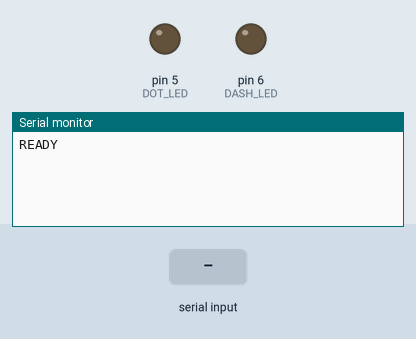
A sketch run on a simulated Arduino Uno, built with avr-gcc and run on an emulated ATmega328P. Parts: output pins drawn as LEDs (lit = HIGH), the last lines printed to the serial monitor. The test bench sets the inputs (shaded band).

Above: at 1.2 s.
1.3 s: "PING\n" received over Serial
At 2.4 s:
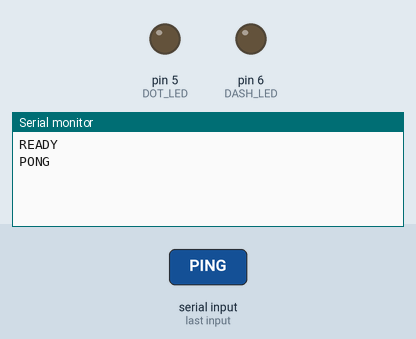
2.8 s: "BYE\n" received over Serial
At 3.6 s:
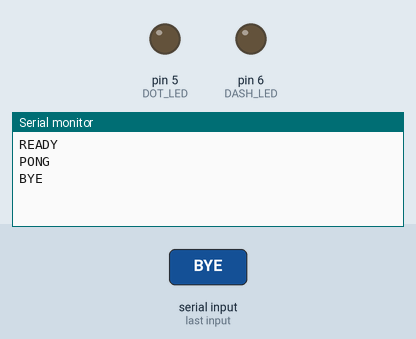
4.3 s: "PLAY:\n" received over Serial
At 4.8 s:
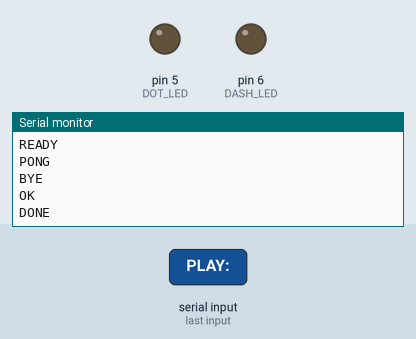

Measured:
- after the input at 1.3 s, the serial monitor: prints a new line at once (image 1)
- after the input at 2.8 s, the serial monitor: prints a new line at once (image 2)
- after the input at 4.3 s, the serial monitor: prints a new line at once (image 3)

The sketch:

arduino-morse.ino
```cpp
const int DOT_LED  = 5;   // D5 - светодиод точки
const int DASH_LED = 6;   // D6 - светодиод тире

const int DOT = 120;
const int DASH = DOT * 3;

const int SYMBOL_GAP = DOT;
const int LETTER_GAP = DOT * 3;
const int WORD_GAP = DOT * 7;

static const char* READY = "READY";
static const char* OK_   = "OK";
static const char* DONE  = "DONE";

void pulse(int pin, int ms) {
  digitalWrite(pin, HIGH);
  delay(ms);
  digitalWrite(pin, LOW);
}

void allOff() {
  digitalWrite(DOT_LED, LOW);
  digitalWrite(DASH_LED, LOW);
}

void playScript(const String& script) {
  for (int i = 0; i < script.length(); i++) {
    char c = script[i];

    if (c == '.') {
      pulse(DOT_LED, DOT);
      delay(SYMBOL_GAP);
    } else if (c == '-') {
      pulse(DASH_LED, DASH);
      delay(SYMBOL_GAP);
    } else if (c == ' ') {
      delay(LETTER_GAP);
    } else if (c == '/') {
      delay(WORD_GAP);
    } else {
      /* no-op */
    }
  }
  allOff();
}

String readLine() {
  static String buf;

  while (Serial.available() > 0) {
    char ch = (char)Serial.read();
    if (ch == '\r') continue;

    if (ch == '\n') {
      String line = buf;
      buf = "";
      line.trim();
      return line;
    }

    buf += ch;
    if (buf.length() > 512) buf.remove(0, buf.length() - 512);
  }

  return "";
}

void setup() {
  pinMode(DOT_LED, OUTPUT);
  pinMode(DASH_LED, OUTPUT);
  allOff();

  Serial.begin(115200);
  Serial.println(READY);
}

void loop() {
  String line = readLine();
  if (line.length() == 0) return;

  if (line == "PING") {
    Serial.println("PONG");
    return;
  }

  if (line == "BYE") {
    Serial.println("BYE");
    return;
  }

  if (line.startsWith("PLAY:")) {
    String script = line.substring(5);
    Serial.println(OK_);
    playScript(script);
    Serial.println(DONE);
    return;
  }

  Serial.print("ERR:UNKNOWN_CMD ");
  Serial.println(line);
}
```
